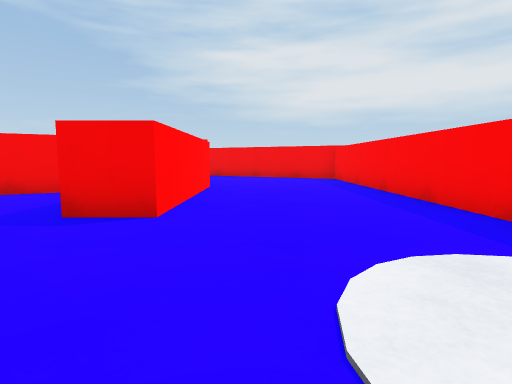
View 1 (above)

20 first-person views from a walk through a Unity game level. The camera is 0.6 m above the floor, tilts 6° down and sees 80° across. The floor is counted in squares, 1 m on a side. Each view is taken from the middle of a square. On the plan, view 1 faces up. The plan holds only what a view shows up to about 9 squares ahead; the rest is blank. The place goes on beyond the plan.

View 2
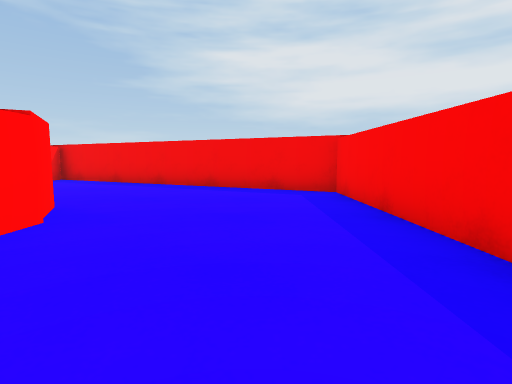

View 3
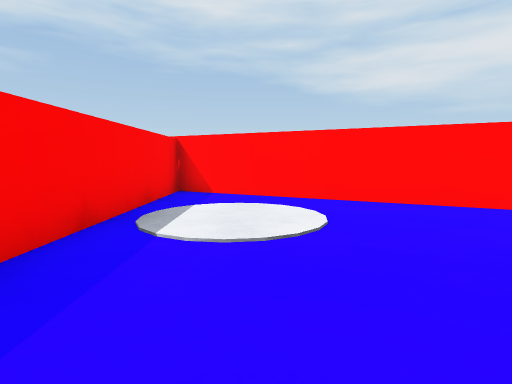

View 4
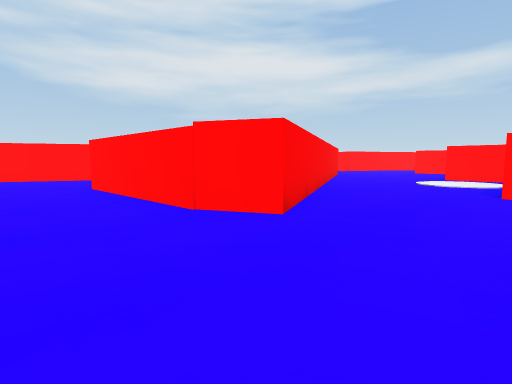

View 5
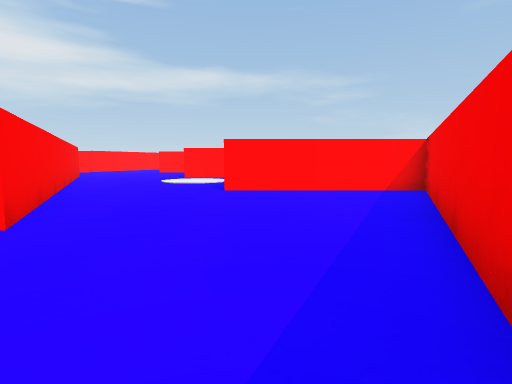

View 6
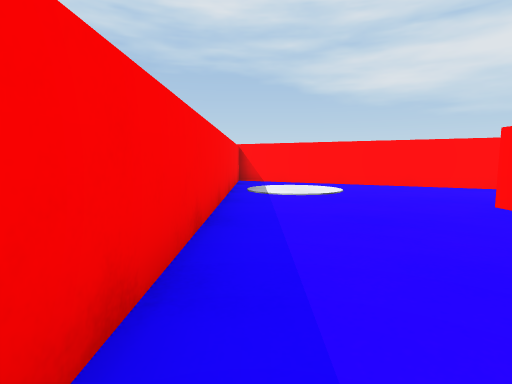

View 7
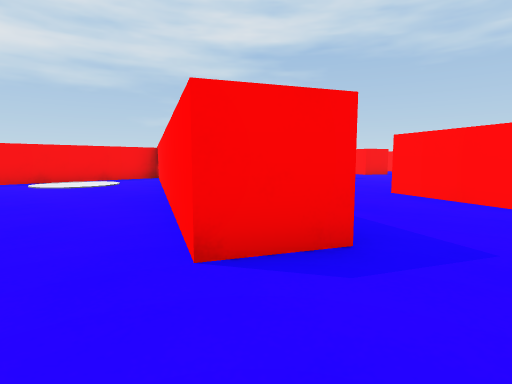

View 8
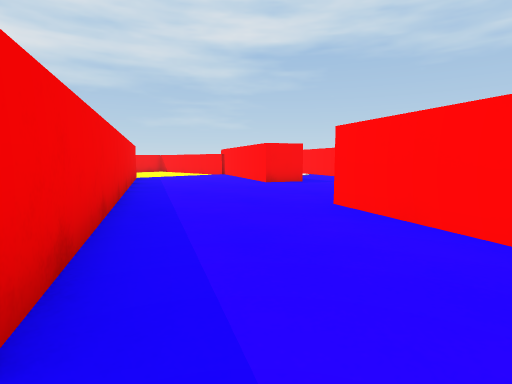

View 9
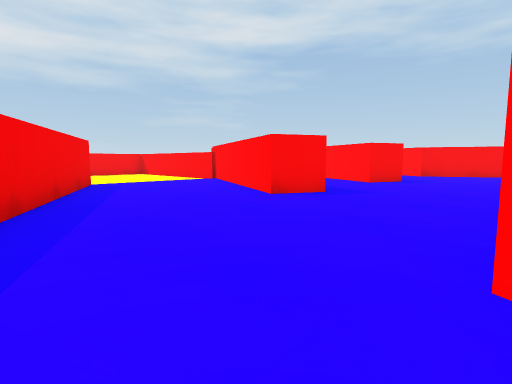

View 10
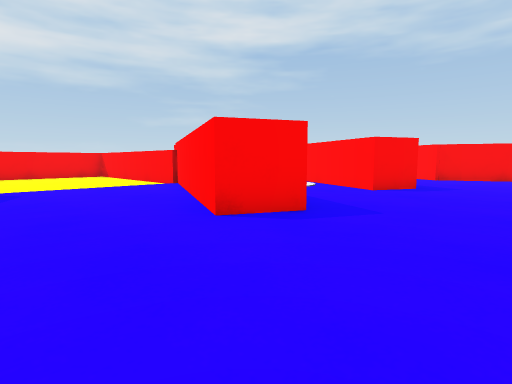

View 11
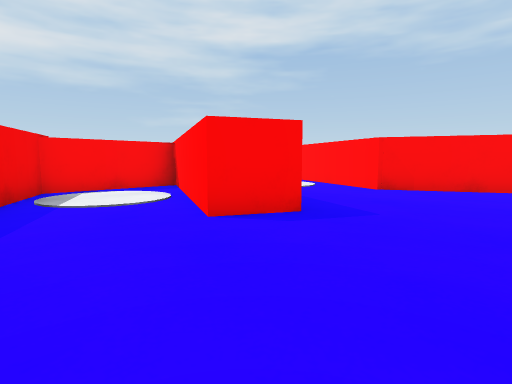

View 12
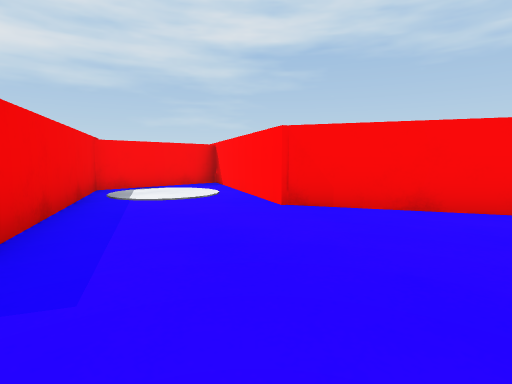

View 13
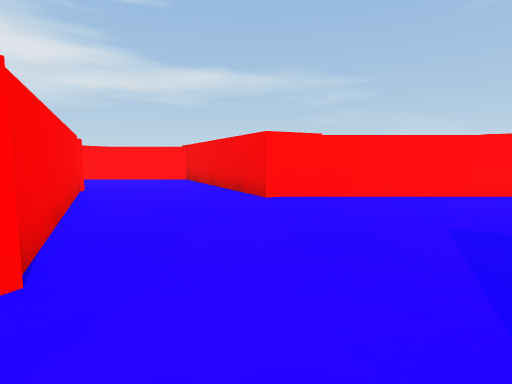

View 14
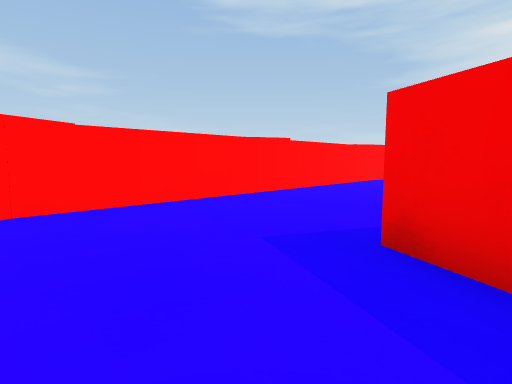

View 15
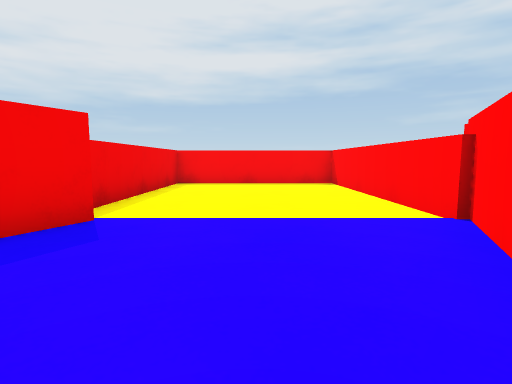

View 16
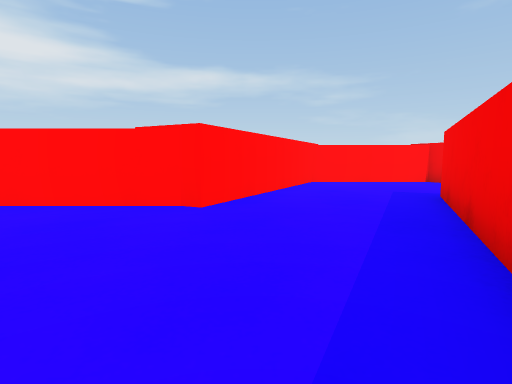

View 17
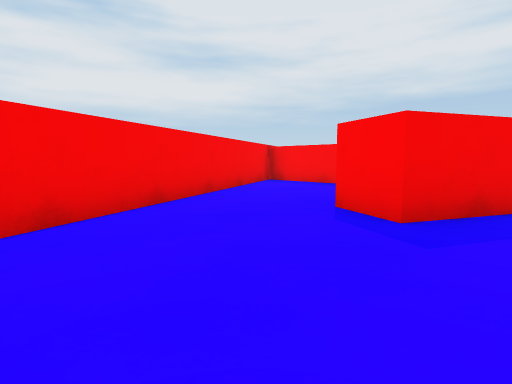

View 18
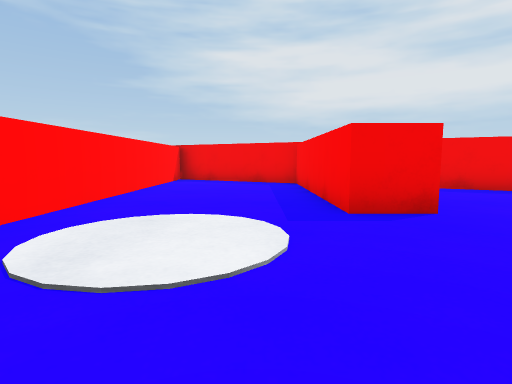

View 19
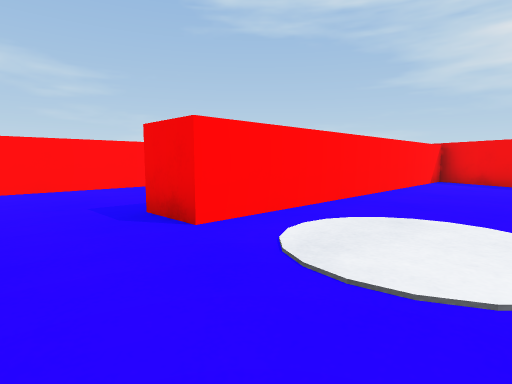

View 20
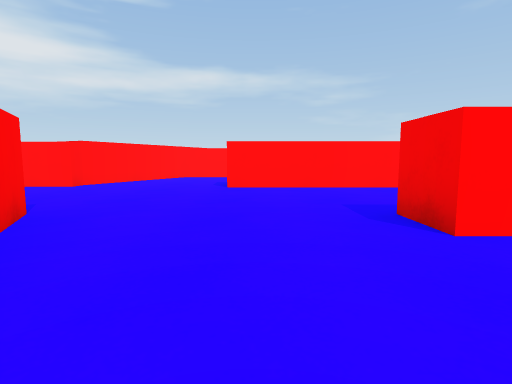

### Floor plan
Points are (right, up) in squares from view 1. A wall is a line through its corners. A room is listed if a view was taken in it or the views show most of it. See-through windows are left out.
Room 1 (views 1, 2, 3, 4, 5, 6)
walls: (-1.6, 7.9) (-1, 6.8) (-1, 3.2); (-2.8, 0.7) (2.5, -1.9) (2.5, 9.7) (-5, 13.3) (-5, 9.4)
ways out: opening at (-1.5, 2) to room 2; opening at (-4, 8.3) to room 3
objects: disc (1, 0)
Room 2 (views 7, 8, 9, 10, 11, 12, 13, 14, 15, 16, 17)
walls: (-1.9, -6.1) (-1.4, -5) (3.4, -7.3); (-5, -2.6) (-5, -11.6) (-4.8, -11.8); (3.1, -3.4) (-6, 1) (-5.5, 2) (-2.8, 0.7); (3, -7) (8.2, -7) (8.2, -2.9) (3.9, -2.9); (-1, 3.2) (-2.1, 3.2); (-2, 4) (-2, 5.9); (-2.4, -13.6) (-1.3, -13.1) (2.5, -15) (2.5, -12) (-1.9, -9.9) (-1.4, -8.9); (-2.4, 6.2) (-9.4, 2.7) (-9.4, -0.5) (-4.8, -2.7) (-5, -3.1)
ways out: opening at (-1.5, 2) to room 1; opening at (-1, -8) to room 4; opening at (-3.5, -13)
objects: disc (0, -13) to (2, -12)
Room 3 (views 18, 19, 20)
walls: (-10.5, 3.4) (-9.5, 3.9); (-8.1, 4.6) (-1.6, 7.9); (-14.2, 1.9) (-13.8, 1.9) (-13.8, 0.8); (-13.7, 9.1) (-13.7, 5.4); (-5, 9.4) (-6, 9.4) (-6, 13.8) (-9.4, 15.5) (-9.4, 7.6) (-10.4, 7.6)
ways out: opening at (-4, 8.3) to room 1; opening at (-15, 4)
objects: disc (-8, 8)
Room 4 (no view inside)
walls: (-1.4, -8.9) (2.5, -10.8) (2.5, -8.1) (1, -7.4)
ways out: opening at (-1, -8) to room 2
objects: disc (0, -9) to (2, -8)

Positions as (right, up) in squares from view 1, and headings:
1: (0, 0), facing up
2: (1, 4), facing up
3: (1, 4), facing down
4: (1, 10), facing down-left
5: (1, 10), facing left
6: (2, 7), facing down
7: (-7, 3), facing down-right
8: (-7, 1), facing down-right
9: (-5, -1), facing down-right
10: (-4, -3), facing down-right
11: (-4, -7), facing down-right
12: (-4, -10), facing down-right
13: (0, -12), facing left
14: (-1, -12), facing up-left
15: (0, -5), facing right
16: (-1, -2), facing left
17: (-9, 0), facing up-right
18: (-7, 6), facing up
19: (-7, 6), facing up-left
20: (-7, 6), facing left
